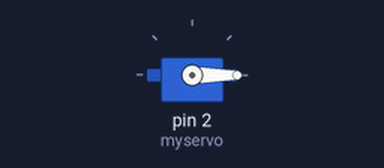
The sketch below on a simulated Arduino Uno, built with avr-gcc and run on an emulated ATmega328P. Shown: servo.

Above: at 0.1 s.
At 2.1 s:
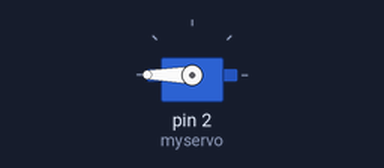
Timing chart, 0 to 3.6 s (numbered marks = the images above):
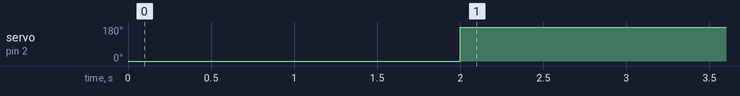

Measured:
- by itself, servo on pin 2 (myservo): 0° → 180° at 2.0 s

The sketch:

Servo2.ino
```cpp
#include <Servo.h>

Servo myservo;
int pos = 0;
int SPEED = 0;
bool shouldRun = true;
void setup() {
  myservo.attach(2);

}

void loop() {
  if (shouldRun)
  {
    myservo.write(0); // Mueve el servo a la posición 0 grados (máxima velocidad en el sentido horario)
  delay(2000); // Mantiene el servo en esa posición por 2 segundos

  myservo.write(180); // Mueve el servo a la posición 180 grados (máxima velocidad en sentido antihorario)
  delay(2000); // Mantiene el servo en esa posición por 2 segundos
  shouldRun = false;
  }
}
```
